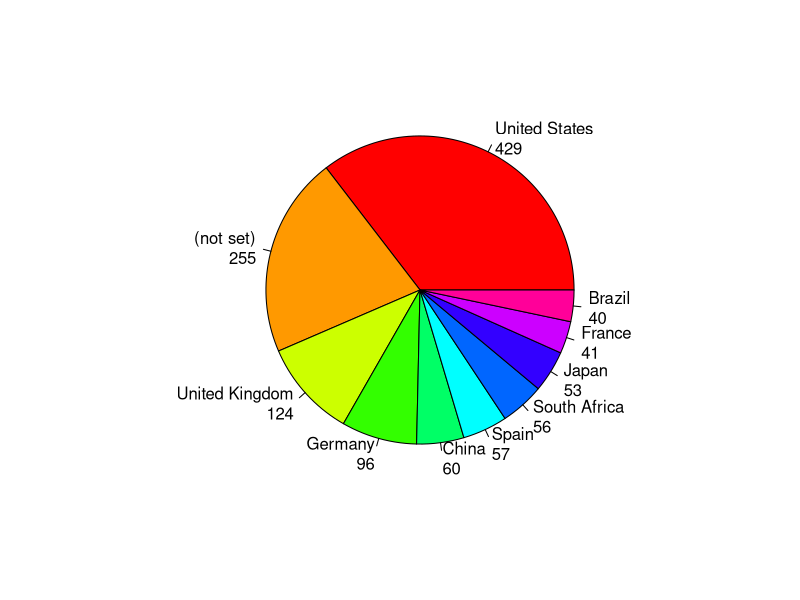

Write R code to recreate this figure.
cat("\n ==== DESCRIPTIVE STATISTICS ====")

cat("\n Loading data file")
geosessions <- read.csv("GeoSessions.csv", sep=",")
cat("\n Data file loaded")

attach(geosessions)
sortedGeosessions <- geosessions[order(-Sessions),]
detach(geosessions)

topTenGeosessions <- head(sortedGeosessions, 10)

labelNames <- paste(topTenGeosessions$Country, "\n", topTenGeosessions$Sessions, sep="")
jpeg(filename="GeographyOfResults.jpg",width=640,height=640)
pie(topTenGeosessions$Sessions, labels = labelNames, col = rainbow(nrow(topTenGeosessions)))
dev.off()

cat("\n")
